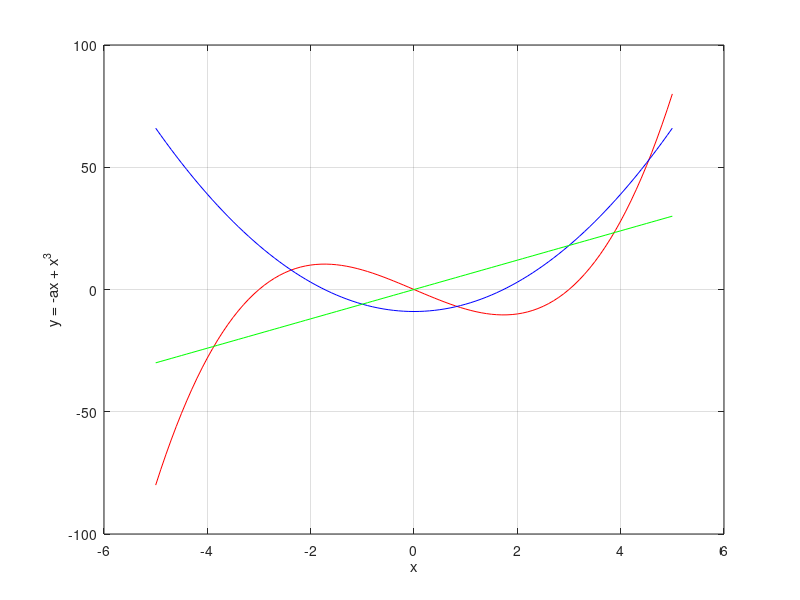
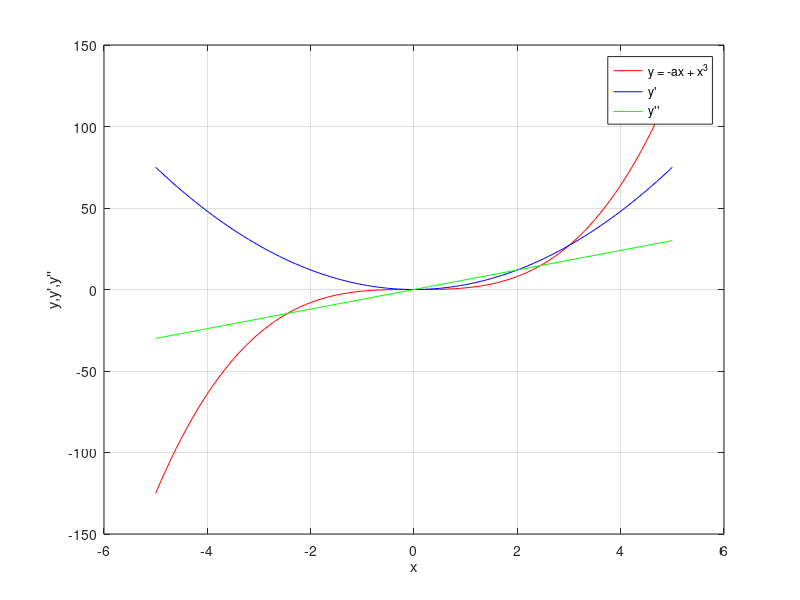

The MATLAB source for these figures, in order:
x = [-5:0.1:5];

a= 0;
while a < 10
y1 = -a .*x + (x .^ 3);
y2 = -a + 3 * (x.^2);
y3 = 6 * x;

plot(x,y1,'r',x,y2,'b',x,y3,'g');
grid on;
xlabel('x');
ylabel('y = -ax + x^3');
pause(1)
a = a +1;
end


a = 0;


y1 = -a .*x + (x .^ 3);
y2 = -a + 3 * (x.^2);
y3 = 6 * x;

figure
plot(x,y1,'r',x,y2,'b',x,y3,'g');
grid on;
legend('y = -ax + x^3','y''','y''''');
xlabel('x');
ylabel('y,y'',y''''');
